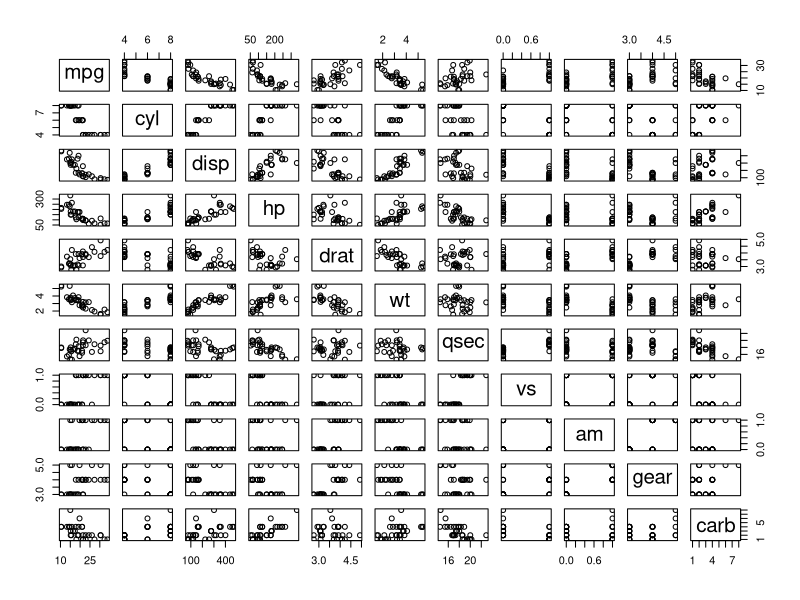
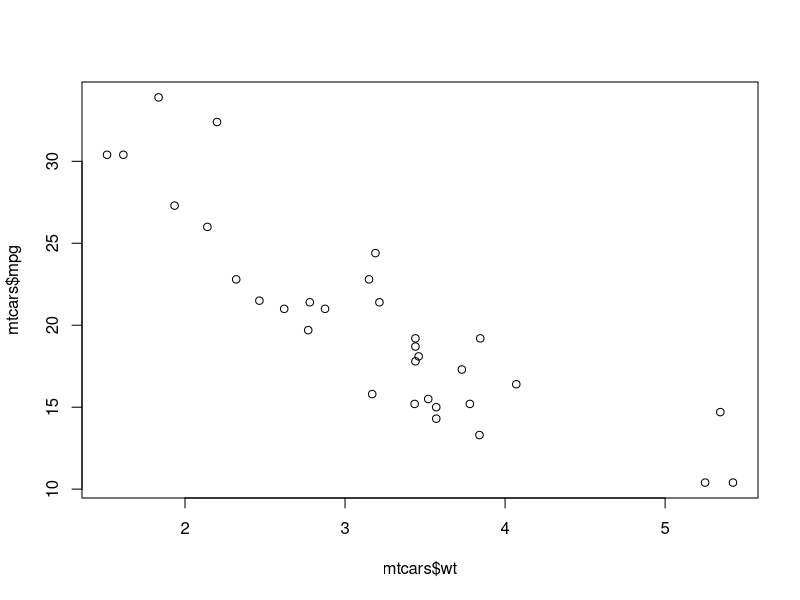
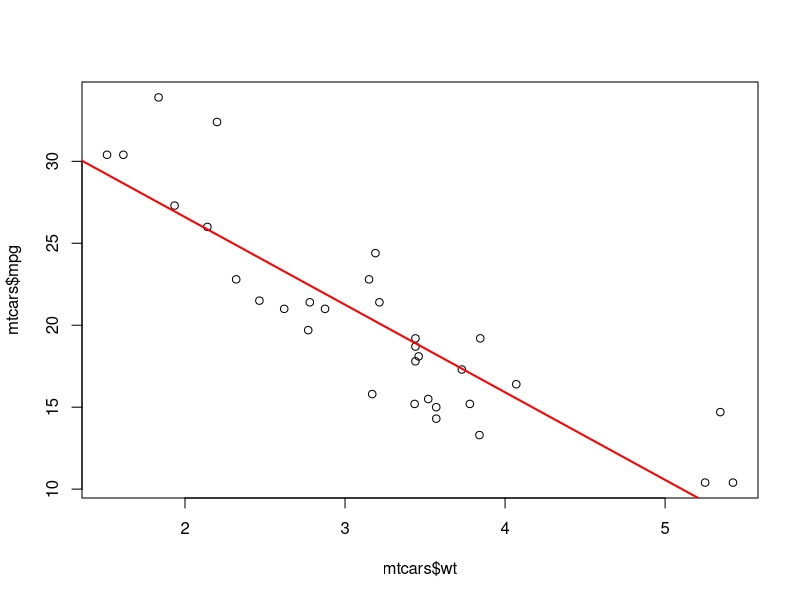

R code for these plots, in order:
## ---- chunk 1
summary(mtcars)
## ---- chunk 2
head(mtcars)
## ---- chunk 3
str(mtcars)
## ---- chunk 4
summary(iris)
## ---- chunk 5
head(iris)
## ---- chunk 6
str(iris)
## ---- chunk 7
summary(mtcars)
## ---- chunk 8
# `pairs` plots pairs of variables we ask for in scatter plots.
pairs(mpg ~ ., data = mtcars)
## ---- chunk 9
plot(mtcars$wt, mtcars$mpg)
## ---- chunk 10
lrm <- lm(mpg ~ wt, data = mtcars)
summary(lrm)
## ---- chunk 11
plot(mtcars$wt, mtcars$mpg)
abline(lrm, col = 'red', lwd = 2)
